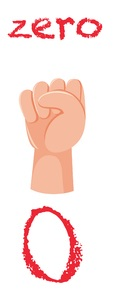
#> input picture images/0.jpg, 114 x 295 px, given in place of the camera
$ python FingerCountLite.py
#> lines starting #> are read from the running program, lines starting #| are printed output that depends on the picture; after the words box and inside, x2 and y2 are one past the last pixel; in counts of white or black regions, pixels touching at a corner belong together
import cv2
import numpy as np
import math

capture = cv2.VideoCapture(0)
while(capture.isOpened()):
    ret,frame = capture.read()
#> frame is the input picture: shape (295, 114, 3); mean B, G, R 225, 229.1, 250.7
    frame = cv2.flip(frame,1)
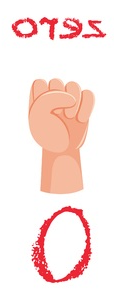
#> frame: shape (295, 114, 3); mean B, G, R 225, 229.1, 250.7

    #Get Hand Data from given rectangle
    cv2.rectangle(frame,(100,100),(300,300),(0,255,5),0)
    crop_img = frame[100:300,100:300]

    #Cleaning and Thresholding
    blur = cv2.GaussianBlur(crop_img,(5,5),0)
    gray = cv2.cvtColor(blur,cv2.COLOR_BGR2GRAY)
    kernel = np.ones((5,5))
    dilation = cv2.dilate(gray,kernel,iterations=1)
    erosion = cv2.erode(dilation,kernel,iterations=1)
    filtered = cv2.GaussianBlur(erosion,(3,3),0)
    ret,thresh = cv2.threshold(filtered,0,255,cv2.THRESH_BINARY_INV+cv2.THRESH_OTSU)
#> ret = 250

    cv2.imshow("Threshold",thresh)

    contours,hierarchy = cv2.findContours(thresh.copy(),cv2.RETR_TREE,cv2.CHAIN_APPROX_SIMPLE)
#> contours = 1 item

    contour = max(contours,key = lambda x:cv2.contourArea(x))
#> contour = [[0, 0], [0, 194], [2, 194], [2, 3], [3, 2], [13, 2], [13, 0]]
    x,y,w,h = cv2.boundingRect(contour)
#> x = 0; y = 0; w = 14; h = 195
    cv2.rectangle(crop_img,(x,y),(x+w,y+h),(0,0,255),0)

    hull = cv2.convexHull(contour)
#> hull = [[13, 0], [13, 2], [2, 194], [0, 194], [0, 0]]

    drawing = np.zeros(crop_img.shape,np.uint8)
    cv2.drawContours(drawing,[contour],-1,(0,255,0),0)
    cv2.drawContours(drawing,[hull],-1,(0,0,255),0)

    hull = cv2.convexHull(contour,returnPoints=False)
#> hull = [6, 5, 2, 1, 0]
    defects = cv2.convexityDefects(contour,hull)
#> defects = [[2, 5, 3, 2797]]

    count=0

    #COSING FORMULA
    for i in range(defects.shape[0]):
        s,e,f,d = defects[i,0]

        start = tuple(contour[s][0])
        end = tuple(contour[e][0])
        far = tuple(contour[f][0])

        # find length of all sides of triangle
        a = math.sqrt((end[0] - start[0])**2 + (end[1] - start[1])**2)
        b = math.sqrt((far[0] - start[0])**2 + (far[1] - start[1])**2)
        c = math.sqrt((end[0] - far[0])**2 + (end[1] - far[1])**2)

        # apply cosine rule here
        angle = (math.acos((b**2 + c**2 - a**2)/(2*b*c)) *180) / 3.14

        if angle <= 90:
            count += 1
            cv2.circle(crop_img, far, 1, [0,0,255], -1)

        cv2.line(crop_img,start, end, [0,255,0], 2)
#> this loop made 1 pass
#> (s, e, f, d, start, end, far, a) on pass 1: (2, 5, 3, 2797, (2, 194), (13, 2), (2, 3), 192.3)
#> after the loop, count = 0

    if count==0:
        cv2.putText(frame,"ONE", (50, 50), cv2.FONT_HERSHEY_SIMPLEX, 2,(0,0,255), 2)
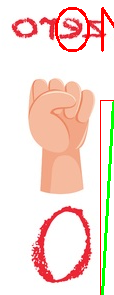
#> frame: shape (295, 114, 3); mean B, G, R 215.3, 223.7, 246.4
    elif count == 1:
        cv2.putText(frame,"TWO", (50, 50), cv2.FONT_HERSHEY_SIMPLEX, 2,(0,0,255), 2)
    elif count == 2:
        cv2.putText(frame, "THREE", (5, 50), cv2.FONT_HERSHEY_SIMPLEX, 2,(0,0,255),2)
    elif count == 3:
        cv2.putText(frame,"FOUR", (50, 50), cv2.FONT_HERSHEY_SIMPLEX, 2,(0,0,255), 2)
    elif count == 4:
        cv2.putText(frame,"FIVE", (50, 50), cv2.FONT_HERSHEY_SIMPLEX, 2,(0,0,255), 2)
    else:
        pass


    cv2.imshow('Gesture', frame)
    all_img = np.hstack((drawing,crop_img))
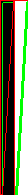
#> all_img: shape (195, 28, 3); mean of channels 0, 1, 2 91.2, 126.8, 119.7; drawn as B, G, R
    cv2.imshow('Contours', all_img)
    if cv2.waitKey(1) == ord('q'):
#> (key q is pressed here)
        break

capture.release()
cv2.destroyAllWindows()

$ run again, on images/1.png
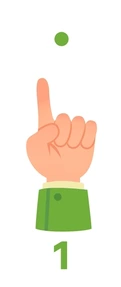
#> input picture images/1.png, 121 x 287 px, given in place of the camera
#> frame is the input picture: shape (287, 121, 3); mean B, G, R 225.6, 239.1, 243.6
#> thresh: shape (187, 21); 15.7% white; 1 white region, box (x1, y1, x2, y2) and area: (0, 0, 21, 187) 615
#> ret = 250
#> contours = 1 item
#> contour = [[0, 0], [0, 186], [2, 186], [2, 3], [3, 2], [20, 2], [20, 0]]
#> x = 0; w = 21; h = 187
#> `hull = cv2.convexHull(contour)`: hull = [[20, 0], [20, 2], [2, 186], [0, 186], [0, 0]]
#> `hull = cv2.convexHull(contour,returnPoints=False)`: hull = [6, 5, 2, 1, 0]
#> defects = [[2, 5, 3, 4561]]
#> the loop `for i in range(defects.shape[0]):` made 1 pass
#> (s, e, f, d, start, end, far, a) on pass 1: (2, 5, 3, 4561, (2, 186), (20, 2), (2, 3), 184.9)
#> after the loop `for i in range(defects.shape[0]):`:
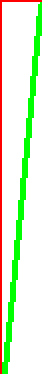
#> crop_img: shape (187, 21, 3) (shown 2 times larger); mean B, G, R 206, 241.6, 219.4
#> after the loop `for i in range(defects.shape[0]):`: count = 0
#> `all_img = np.hstack((drawing,crop_img))`:
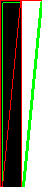
#> all_img: shape (187, 42, 3); mean of channels 0, 1, 2 103, 127.1, 122.5; drawn as B, G, R

$ run again, on images/2.png
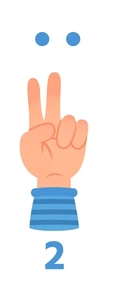
#> input picture images/2.png, 115 x 287 px, given in place of the camera
#> frame is the input picture: shape (287, 115, 3); mean B, G, R 233.7, 235, 240.4
#> `frame = cv2.flip(frame,1)`:
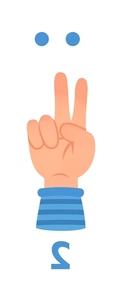
#> frame: shape (287, 115, 3); mean B, G, R 233.7, 235, 240.4
#> ret = 250
#> contours = 1 item
#> contour = [[0, 0], [0, 186], [2, 186], [2, 3], [3, 2], [14, 2], [14, 0]]
#> x = 0; w = 15; h = 187
#> `hull = cv2.convexHull(contour)`: hull = [[14, 0], [14, 2], [2, 186], [0, 186], [0, 0]]
#> `hull = cv2.convexHull(contour,returnPoints=False)`: hull = [6, 5, 2, 1, 0]
#> defects = [[2, 5, 3, 3049]]
#> the loop `for i in range(defects.shape[0]):` made 1 pass
#> (s, e, f, d, start, end, far, a) on pass 1: (2, 5, 3, 3049, (2, 186), (14, 2), (2, 3), 184.4)
#> after the loop `for i in range(defects.shape[0]):`: count = 0
#> `all_img = np.hstack((drawing,crop_img))`:
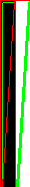
#> all_img: shape (187, 30, 3); mean of channels 0, 1, 2 93.6, 126.9, 120.4; drawn as B, G, R
